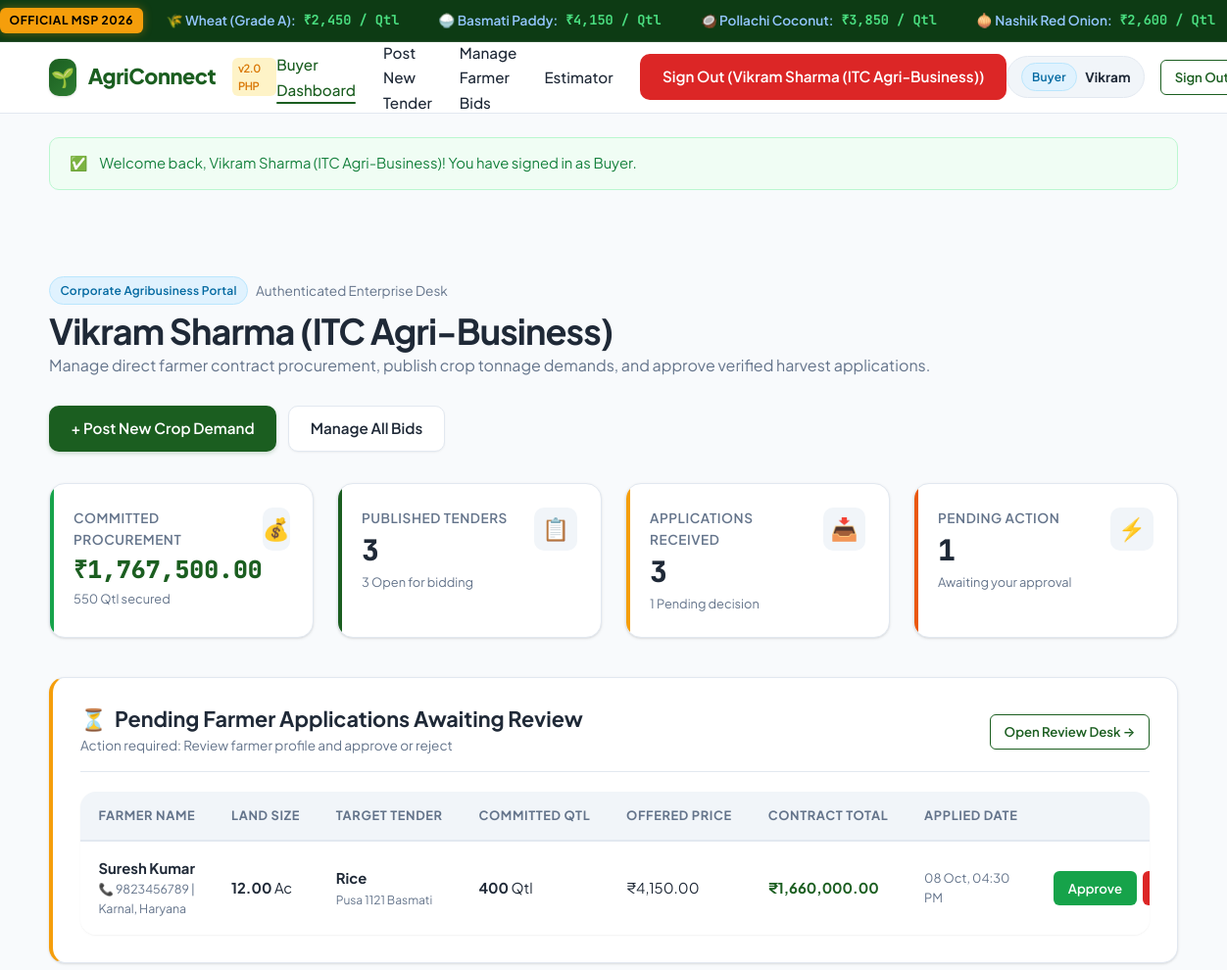
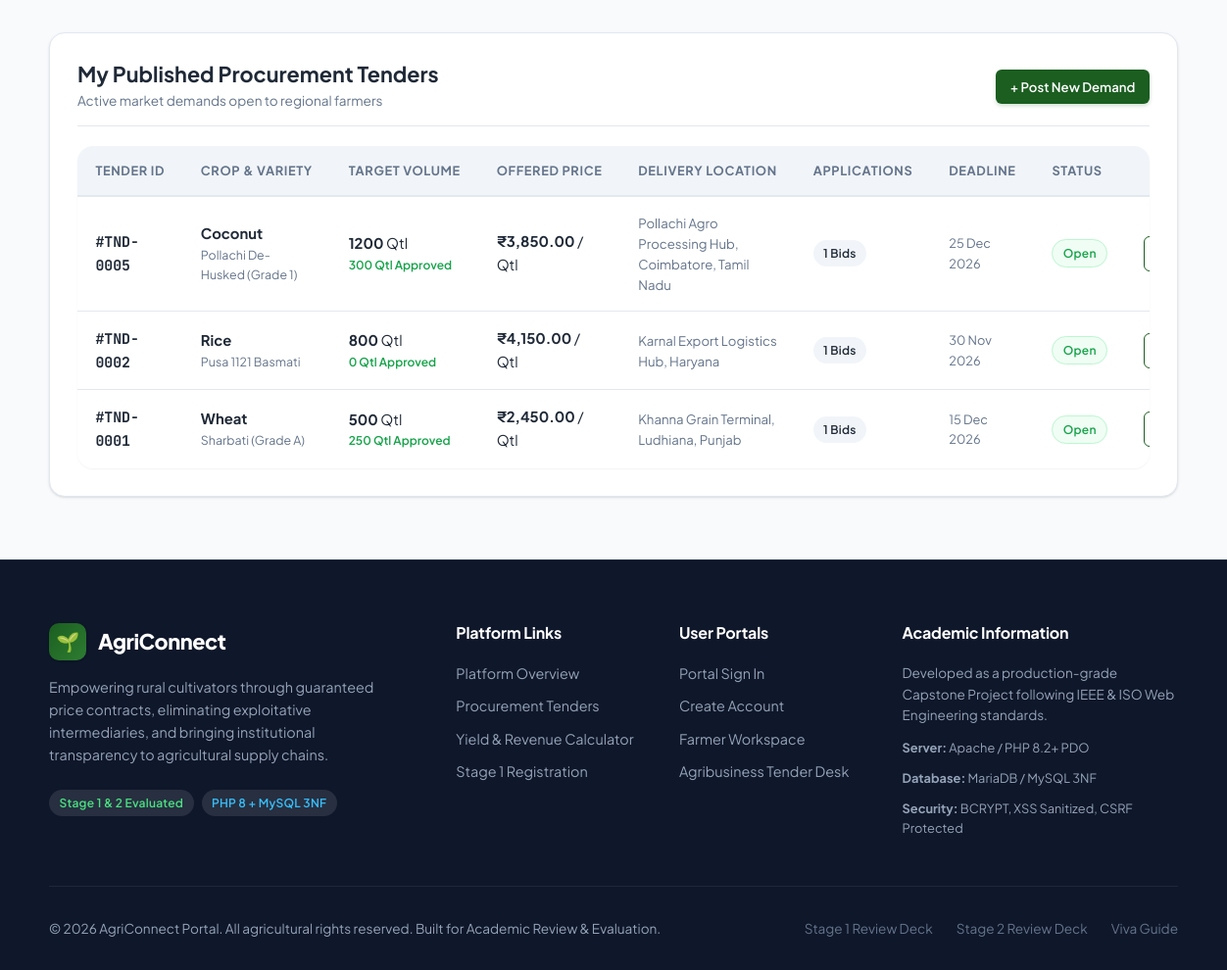
The page /buyer/dashboard.php (signed in) on the database its author committed (2 pictures, top to bottom).
### tables this page shows
CREATE TABLE `contracts` (
    `id` INT AUTO_INCREMENT PRIMARY KEY,
    `demand_id` INT NOT NULL,
    `farmer_id` INT NOT NULL,
    `proposed_quantity` INT NOT NULL,
    `bid_notes` TEXT NULL,
    `status` ENUM('pending', 'approved', 'rejected', 'fulfilled') NOT NULL DEFAULT 'pending',
    `applied_at` TIMESTAMP DEFAULT CURRENT_TIMESTAMP,
    `updated_at` TIMESTAMP DEFAULT CURRENT_TIMESTAMP ON UPDATE CURRENT_TIMESTAMP,
    INDEX `idx_contracts_status` (`status`),
    INDEX `idx_contracts_demand` (`demand_id`),
    INDEX `idx_contracts_farmer` (`farmer_id`),
    CONSTRAINT `fk_contracts_demand`
        FOREIGN KEY (`demand_id`) REFERENCES `crop_demands` (`id`)
        ON DELETE CASCADE
        ON UPDATE CASCADE,
    CONSTRAINT `fk_contracts_farmer`
        FOREIGN KEY (`farmer_id`) REFERENCES `users` (`id`)
        ON DELETE CASCADE
        ON UPDATE CASCADE
);

CREATE TABLE `users` (
    `id` INT AUTO_INCREMENT PRIMARY KEY,
    `name` VARCHAR(120) NOT NULL,
    `email` VARCHAR(191) NOT NULL UNIQUE,
    `password_hash` VARCHAR(255) NOT NULL,
    `phone` VARCHAR(20) NOT NULL,
    `role` ENUM('farmer', 'buyer', 'admin') NOT NULL DEFAULT 'farmer',
    `created_at` TIMESTAMP DEFAULT CURRENT_TIMESTAMP,
    INDEX `idx_users_role` (`role`),
    INDEX `idx_users_email` (`email`)
);

CREATE TABLE `farmer_profiles` (
    `id` INT AUTO_INCREMENT PRIMARY KEY,
    `user_id` INT NOT NULL UNIQUE,
    `land_acres` DECIMAL(6,2) NOT NULL,
    `soil_type` VARCHAR(100) NOT NULL,
    `survey_number` VARCHAR(100) NOT NULL,
    `state` VARCHAR(100) NOT NULL,
    `district` VARCHAR(100) NOT NULL,
    INDEX `idx_farmer_profiles_user` (`user_id`),
    CONSTRAINT `fk_farmer_profiles_user`
        FOREIGN KEY (`user_id`) REFERENCES `users` (`id`)
        ON DELETE CASCADE
        ON UPDATE CASCADE
);

CREATE TABLE `crop_demands` (
    `id` INT AUTO_INCREMENT PRIMARY KEY,
    `buyer_id` INT NOT NULL,
    `crop_name` VARCHAR(100) NOT NULL,
    `variety` VARCHAR(120) NOT NULL,
    `required_quintals` INT NOT NULL,
    `offered_price_per_quintal` DECIMAL(10,2) NOT NULL,
    `delivery_location` VARCHAR(255) NOT NULL,
    `deadline` DATE NOT NULL,
    `status` ENUM('open', 'closed') NOT NULL DEFAULT 'open',
    `created_at` TIMESTAMP DEFAULT CURRENT_TIMESTAMP,
    INDEX `idx_crop_demands_status` (`status`),
    INDEX `idx_crop_demands_buyer` (`buyer_id`),
    INDEX `idx_crop_demands_crop` (`crop_name`),
    CONSTRAINT `fk_crop_demands_buyer`
        FOREIGN KEY (`buyer_id`) REFERENCES `users` (`id`)
        ON DELETE CASCADE
        ON UPDATE CASCADE
);

### buyer/dashboard.php (the view, shortened to what the rows shown need)
<?php
require_once __DIR__ . '/../config/db.php';
require_once __DIR__ . '/../includes/auth_check.php';
$buyerId = (int)$_SESSION['user_id'];
$stmtDemands = $pdo->prepare("
    SELECT
        cd.id,
        cd.crop_name,
        cd.variety,
        cd.required_quintals,
        cd.offered_price_per_quintal,
        cd.delivery_location,
        cd.deadline,
        cd.status,
        cd.created_at,
        COUNT(c.id) AS bid_count,
        SUM(CASE WHEN c.status = 'approved' THEN c.proposed_quantity ELSE 0 END) AS fulfilled_quantity
    FROM crop_demands cd
    LEFT JOIN contracts c ON cd.id = c.demand_id
    WHERE cd.buyer_id = :bid
    GROUP BY cd.id
    ORDER BY cd.created_at DESC
    LIMIT 5
");
$stmtDemands->execute([':bid' => $buyerId]);
$myDemands = $stmtDemands->fetchAll();
$stmtPendingBids = $pdo->prepare("
    SELECT
        c.id AS bid_id,
        c.proposed_quantity,
        c.bid_notes,
        c.status AS bid_status,
        c.applied_at,
        cd.crop_name,
        cd.variety,
        cd.offered_price_per_quintal,
        u_farmer.name AS farmer_name,
        u_farmer.phone AS farmer_phone,
        fp.land_acres,
        fp.district,
        fp.state
    FROM contracts c
    JOIN crop_demands cd ON c.demand_id = cd.id
    JOIN users u_farmer ON c.farmer_id = u_farmer.id
    LEFT JOIN farmer_profiles fp ON u_farmer.id = fp.user_id
    WHERE cd.buyer_id = :bid AND c.status = 'pending'
    ORDER BY c.applied_at DESC
    LIMIT 5
");
$stmtPendingBids->execute([':bid' => $buyerId]);
$pendingBids = $stmtPendingBids->fetchAll();
require_once __DIR__ . '/../includes/header.php';
?>
<div class="section">
    <div class="container">
        <div style="display: flex; justify-content: space-between; align-items: flex-end; margin-bottom: 2rem; flex-wrap: wrap; gap: 1rem;">
            <div>
                <h1><?= htmlspecialchars($_SESSION['name'] ?? 'Procurement Desk', ENT_QUOTES, 'UTF-8'); ?></h1>
            </div>
        </div>
        <?php if (!empty($pendingBids)): ?>
            <div class="card" style="margin-bottom: 2.5rem; border-left: 4px solid var(--accent);">
                <div class="table-responsive" style="border: none;">
                    <table class="data-table">
                        <thead>
                            <tr>
                                <th>Farmer Name</th>
                                <th>Land Size</th>
                                <th>Target Tender</th>
                                <th>Committed Qtl</th>
                                <th>Offered Price</th>
                                <th>Contract Total</th>
                                <th>Applied Date</th>
                                <th style="text-align: right;">Action</th>
                            </tr>
                        </thead>
                        <tbody>
                            <?php foreach ($pendingBids as $pb):
                                $total = $pb['proposed_quantity'] * $pb['offered_price_per_quintal'];
                            ?>
                                <tr>
                                    <td>
                                        <strong><?= htmlspecialchars($pb['farmer_name'], ENT_QUOTES, 'UTF-8'); ?></strong>
                                        <div style="font-size: 0.775rem; color: var(--text-muted);">
                                            📞 <?= htmlspecialchars($pb['farmer_phone'], ENT_QUOTES, 'UTF-8'); ?> | <?= htmlspecialchars(($pb['district'] ?? '') . ', ' . ($pb['state'] ?? ''), ENT_QUOTES, 'UTF-8'); ?>
                                        </div>
                                    </td>
                                    <td><strong><?= htmlspecialchars($pb['land_acres'] ?? 'N/A', ENT_QUOTES, 'UTF-8'); ?></strong> Ac</td>
                                    <td>
                                        <strong><?= htmlspecialchars($pb['crop_name'], ENT_QUOTES, 'UTF-8'); ?></strong>
                                        <div style="font-size: 0.75rem; color: var(--text-muted);"><?= htmlspecialchars($pb['variety'], ENT_QUOTES, 'UTF-8'); ?></div>
                                    </td>
                                    <td><strong><?= (int)$pb['proposed_quantity']; ?></strong> Qtl</td>
                                    <td><?= formatINR($pb['offered_price_per_quintal']); ?></td>
                                    <td style="font-weight: 700; color: var(--primary);"><?= formatINR($total); ?></td>
                                    <td style="font-size: 0.8rem; color: var(--text-muted);">
                                        <?= date('d M, h:i A', strtotime($pb['applied_at'])); ?>
                                    </td>
                                    <td style="text-align: right;">
                                        <div style="display: flex; gap: 0.4rem; justify-content: flex-end;">
                                            <form action="manage_bids.php" method="POST" style="display: inline;">
                                                <button type="submit" class="btn btn-success btn-sm">Approve</button>
                                            </form>
                                            <form action="manage_bids.php" method="POST" style="display: inline;">
                                                <button type="submit" class="btn btn-danger btn-sm" onclick="return confirm('Are you sure you want to reject this bid?');">Reject</button>
                                            </form>
                                        </div>
                                    </td>
                                </tr>
                            <?php endforeach; ?>
                        </tbody>
                    </table>
                </div>
            </div>
        <?php endif; ?>
        <div class="card">
            <?php if (empty($myDemands)): ?>
                <div style="text-align: center; padding: 3.5rem 1rem;">
                    <div style="font-size: 3rem; margin-bottom: 0.5rem;">📋</div>
                    <h4>No Procurement Tenders Published</h4>
                    <p class="text-muted" style="max-width: 450px; margin: 0 auto 1.5rem auto;">
                        Publish your crop procurement specifications (volume, target variety, price, and delivery terminal) to receive direct farmer bids.
                    </p>
                    <a href="post_contract.php" class="btn btn-primary">Post First Tender Now</a>
                </div>
            <?php else: ?>
                <div class="table-responsive" style="border: none;">
                    <table class="data-table">
                        <thead>
                            <tr>
                                <th>Tender ID</th>
                                <th>Crop & Variety</th>
                                <th>Target Volume</th>
                                <th>Offered Price</th>
                                <th>Delivery Location</th>
                                <th>Applications</th>
                                <th>Deadline</th>
                                <th>Status</th>
                                <th style="text-align: right;">Action</th>
                            </tr>
                        </thead>
                        <tbody>
                            <?php foreach ($myDemands as $d): ?>
                                <tr>
                                    <td><strong class="font-mono">#TND-<?= str_pad($d['id'], 4, '0', STR_PAD_LEFT); ?></strong></td>
                                    <td>
                                        <strong><?= htmlspecialchars($d['crop_name'], ENT_QUOTES, 'UTF-8'); ?></strong>
                                        <div style="font-size: 0.775rem; color: var(--text-muted);"><?= htmlspecialchars($d['variety'], ENT_QUOTES, 'UTF-8'); ?></div>
                                    </td>
                                    <td>
                                        <strong><?= (int)$d['required_quintals']; ?></strong> Qtl
                                        <div style="font-size: 0.75rem; color: var(--success); font-weight: 600;">
                                            <?= (int)$d['fulfilled_quantity']; ?> Qtl Approved
                                        </div>
                                    </td>
                                    <td><strong><?= formatINR($d['offered_price_per_quintal']); ?></strong> / Qtl</td>
                                    <td style="font-size: 0.825rem; color: var(--text-muted);"><?= htmlspecialchars($d['delivery_location'], ENT_QUOTES, 'UTF-8'); ?></td>
                                    <td>
                                        <span class="badge" style="background: var(--bg-alt); color: var(--text);">
                                            <?= (int)$d['bid_count']; ?> Bids
                                        </span>
                                    </td>
                                    <td style="font-size: 0.8rem; color: var(--text-muted);">
                                        <?= date('d M Y', strtotime($d['deadline'])); ?>
                                    </td>
                                    <td>
                                        <span class="badge badge-<?= htmlspecialchars($d['status'], ENT_QUOTES, 'UTF-8'); ?>">
                                            <?= ucfirst(htmlspecialchars($d['status'], ENT_QUOTES, 'UTF-8')); ?>
                                        </span>
                                    </td>
                                    <td style="text-align: right;">
                                        <a href="manage_bids.php?demand_id=<?= (int)$d['id']; ?>" class="btn btn-outline btn-sm">
                                        </a>
                                    </td>
                                </tr>
                            <?php endforeach; ?>
                        </tbody>
                    </table>
                </div>
            <?php endif; ?>
        </div>
    </div>
</div>
<?php require_once __DIR__ . '/../includes/footer.php'; ?>

### rows shown on the page
contracts: farmer.name "Suresh Kumar", farmer.phone "9823456789", farmer_profiles.district+state "Karnal, Haryana", farmer_profiles.land_acres "12.00", demand.crop_name "Rice", demand.variety "Pusa 1121 Basmati", proposed_quantity "400", demand.offered_price_per_quintal "₹4,150.00", proposed_quantity.offered_price_per_quintal "₹1,660,000.00", applied_at "08 Oct, 04:30 PM"
crop_demands: id "0005", crop_name "Coconut", variety "Pollachi De-Husked (Grade 1)", required_quintals "1200", fulfilled_quantity "300", offered_price_per_quintal "₹3,850.00", delivery_location "Pollachi Agro Processing Hub, Coimbatore, Tamil Nadu", bid_count "1", deadline "25 Dec 2026", status "Open"
crop_demands: id "0002", crop_name "Rice", variety "Pusa 1121 Basmati", required_quintals "800", fulfilled_quantity "0", offered_price_per_quintal "₹4,150.00", delivery_location "Karnal Export Logistics Hub, Haryana", bid_count "1", deadline "30 Nov 2026", status "Open"
crop_demands: id "0001", crop_name "Wheat", variety "Sharbati (Grade A)", required_quintals "500", fulfilled_quantity "250", offered_price_per_quintal "₹2,450.00", delivery_location "Khanna Grain Terminal, Ludhiana, Punjab", bid_count "1", deadline "15 Dec 2026", status "Open"

### other values the page prints
$user['name'] "Vikram Sharma (ITC Agri-Business)"
$user['role'] "Buyer"
explode(' ', $user['name'])[0] "Vikram"
$flash['message'] "Welcome back, Vikram Sharma (ITC Agri-Business)! You have signed in as Buyer."
$_SESSION['name'] "Vikram Sharma (ITC Agri-Business)"
formatINR($stats['committed_capital'] ?? 0) "₹1,767,500.00"
$stats['approved_volume_qtl'] "550"
$stats['total_tenders'] "3"
$stats['active_tenders'] "3"
$stats['total_bids_received'] "3"
$stats['pending_bids'] "1"
